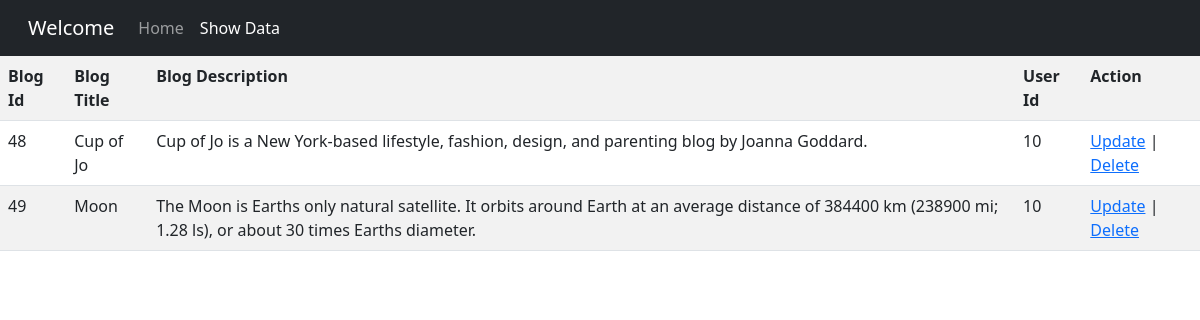
The page /showdata.php on the database its author committed.
### tables this page shows
CREATE TABLE `tbl_blog` (
  `id` int(11) NOT NULL,
  `userId` int(11) NOT NULL,
  `title` varchar(50) NOT NULL,
  `detail` varchar(1000) NOT NULL
);

### showdata.php (the view, shortened to what this page needs)
<!DOCTYPE html>
<html lang="en">
<?php
include("connect.php");
?>
<head>
    <link rel="stylesheet" href="./css/style.css">
    <link rel="stylesheet" href="./css/bootstrap/bootstrap.css">
</head>
<body>
    <nav class="navbar navbar-expand-lg navbar-dark bg-dark">
        <div class="container-fluid">
            <div class="collapse navbar-collapse" id="navbarSupportedContent">
                <div class="navbar-nav navbar-brand">Welcome
                </div>
                <ul class="navbar-nav me-auto mb-2 mb-lg-0">
                    <li class="nav-item">
                        <a class="nav-link " aria-current="page" href="./home.php">Home</a>
                    </li>
                    <li class="nav-item">
                        <a class="nav-link active" aria-current="page" href="./showdata.php">Show Data</a>
                    </li>
                </ul>
            </div>
        </div>
    </nav>
    <table class="table table-striped">
        <tr>
            <th>Blog Id</th>
            <th>Blog Title</th>
            <th>Blog Description</th>
            <th>User Id</th>
            <th>Action</th>
        </tr>
        <?php
        $query = "select * from tbl_blog";
        $res = mysqli_query($conn, $query);
        while ($row = mysqli_fetch_assoc($res)) {
            ?>
            <tr>
                <td>
                    <?php echo $row['id'] ?>
                </td>
                <td>
                    <?php echo $row['title'] ?>
                </td>
                <td>
                    <?php echo $row['detail'] ?>
                </td>
                <td>
                    <?php echo $row['userId'] ?>
                </td>
                <td><a href="./update.php?bid=<?php echo $row['id'] ?>">Update</a> | <a
                        href="showdata.php?delid=<?php echo $row['id'] ?>"
                        onclick="return confirm('Are you sure?')">Delete</a></td>
            </tr>
            <?php
        }
        ?>
    </table>
</body>
</html>

### rows shown on the page
tbl_blog: id "48", title "Cup of Jo", detail "Cup of Jo is a New York-based lifestyle, fashion, design, and parenting blog by Joanna Goddard.", userId "10"
tbl_blog: id "49", title "Moon", detail "The Moon is Earths only natural satellite. It orbits around Earth at an average distance of 384400 km (238900 mi; 1.28 ls), or about 30 times Earths diameter.", userId "10"
